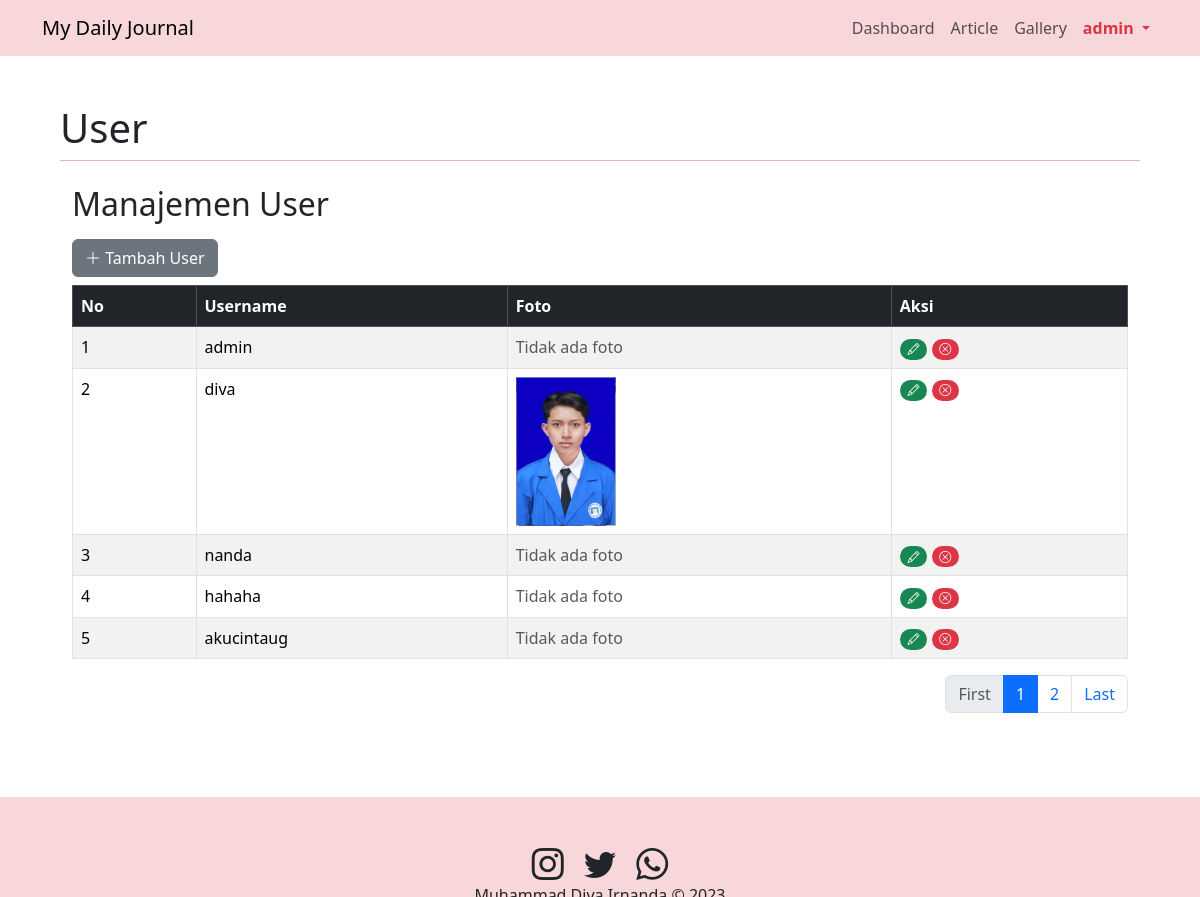
/admin.php?page=user (signed in), run on the app's committed database.
### tables this page shows
CREATE TABLE `user` (
  `id` int(11) NOT NULL,
  `username` varchar(50) NOT NULL,
  `password` text NOT NULL,
  `foto` text NOT NULL
);

### user.php (the view, shortened to what this page needs)
<?php
include "koneksi.php";
$limit = 5;
$pagination = isset($_GET['pagination']) ? (int)$_GET['pagination'] : 1;
$start = ($pagination - 1) * $limit;
$result = $conn->query("SELECT * FROM user LIMIT $start, $limit");
$total = $conn->query("SELECT COUNT(id) AS total FROM user")->fetch_assoc()['total'];
$totalPages = ceil($total / $limit);
?>
<!DOCTYPE html>
<html lang="en">
<head>
    <link rel="stylesheet" href="https://cdn.jsdelivr.net/npm/bootstrap@5.3.2-alpha1/dist/css/bootstrap.min.css">
    <link rel="stylesheet" href="https://cdn.jsdelivr.net/npm/bootstrap-icons/font/bootstrap-icons.css">
</head>
<body>
    <div class="container mt-4">
        <h2 class="mb-3">Manajemen User</h2>
        <button class="btn btn-secondary mb-2" data-bs-toggle="modal" data-bs-target="#addModal">
            <i class="bi bi-plus-lg"></i> Tambah User
        </button>
        <table class="table table-bordered table-striped">
            <thead class="table-dark">
                <tr>
                    <th>No</th>
                    <th>Username</th>
                    <th>Foto</th>
                    <th>Aksi</th>
                </tr>
            </thead>
            <tbody>
                <?php
                $no = $start + 1;
                while ($row = $result->fetch_assoc()): ?>
                    <tr>
                        <td><?= $no++ ?></td>
                        <td><?= $row['username'] ?></td>
                        <td>
                            <?php if (!empty($row['foto'])): ?>
                                <img src="<?= $row['foto'] ?>" alt="Foto" style="width: 100px;">
                            <?php else: ?>
                                <span class="text-muted">Tidak ada foto</span>
                            <?php endif; ?>
                        </td>
                        <td>
                            <a href="#" title="Edit" class="badge rounded-pill text-bg-success" data-bs-toggle="modal" data-bs-target="#editModal<?= $row['id'] ?>">
                                <i class="bi bi-pencil"></i>
                            </a>
                            <a href="#" title="Delete" class="badge rounded-pill text-bg-danger" data-bs-toggle="modal" data-bs-target="#modalHapus<?= $row['id'] ?>">
                                <i class="bi bi-x-circle"></i>
                            </a>
                        </td>
                    </tr>
                <?php endwhile; ?>
            </tbody>
        </table>
    <nav>
    <ul class="pagination justify-content-end">
        <li class="page-item <?= ($pagination == 1) ? 'disabled' : '' ?>">
            <a class="page-link" href="admin.php?page=user&pagination=1">First</a>
        </li>
        <?php for ($i = 1; $i <= $totalPages; $i++): ?>
            <li class="page-item <?= ($i == $pagination) ? 'active' : '' ?>">
                <a class="page-link" href="admin.php?page=user&pagination=<?= $i ?>"><?= $i ?></a>
            </li>
        <?php endfor; ?>
        <li class="page-item <?= ($pagination == $totalPages) ? 'disabled' : '' ?>">
            <a class="page-link" href="admin.php?page=user&pagination=<?= $totalPages ?>">Last</a>
        </li>
    </ul>
</nav>
    </div>
</body>
</html>

### admin.php (style rules this page uses)
html { position: relative; min-height: 100%; }
body { margin: 0; padding-bottom: 80px; }

### data on the page
user: username "admin", foto "Tidak ada foto"
user: username "diva", foto (picture)
user: username "nanda", foto "Tidak ada foto"
user: username "hahaha", foto "Tidak ada foto"
user: username "akucintaug", foto "Tidak ada foto"

### other printed values
$_SESSION['username'] "admin"
$_GET['page'] "User"
